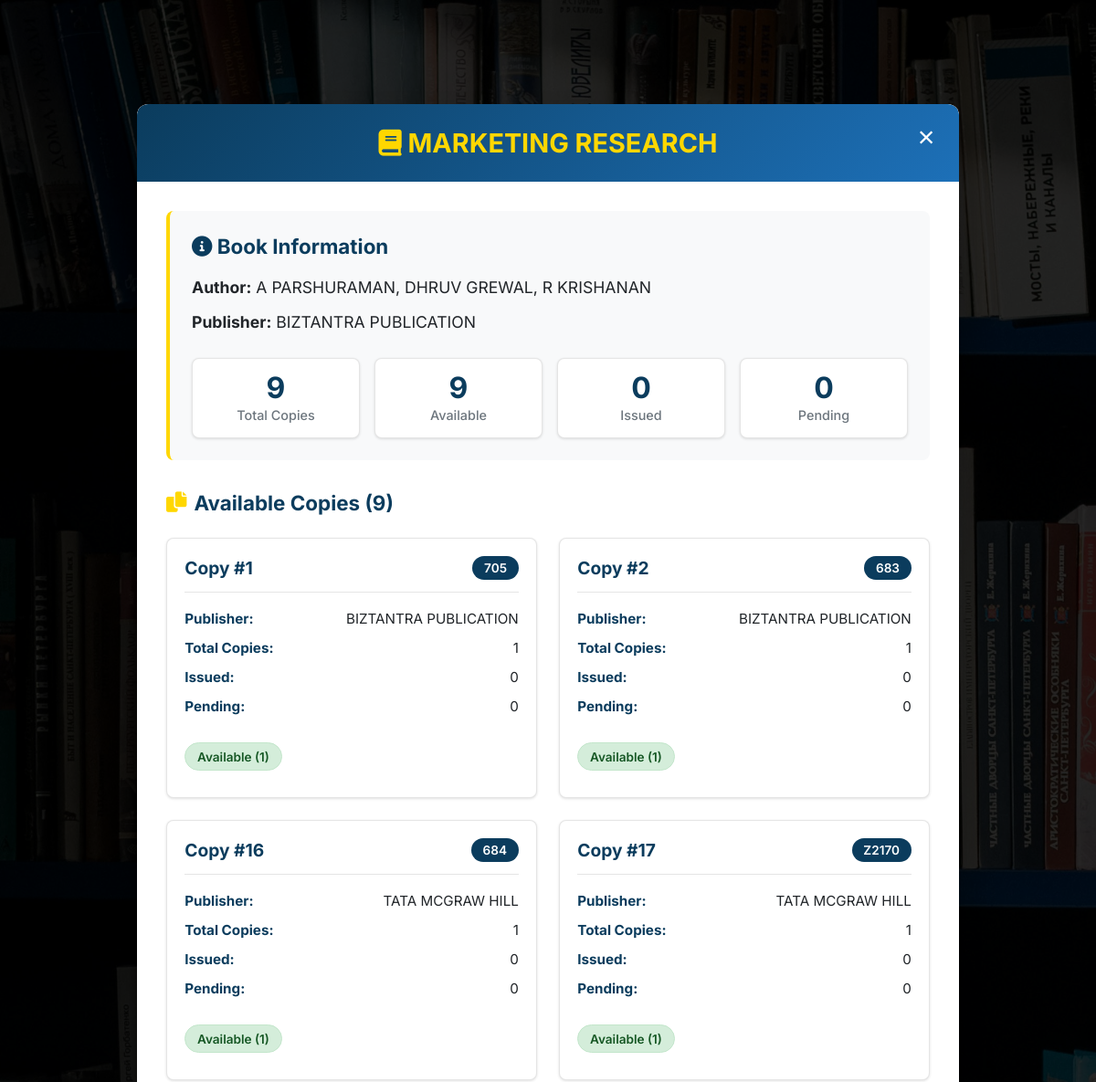
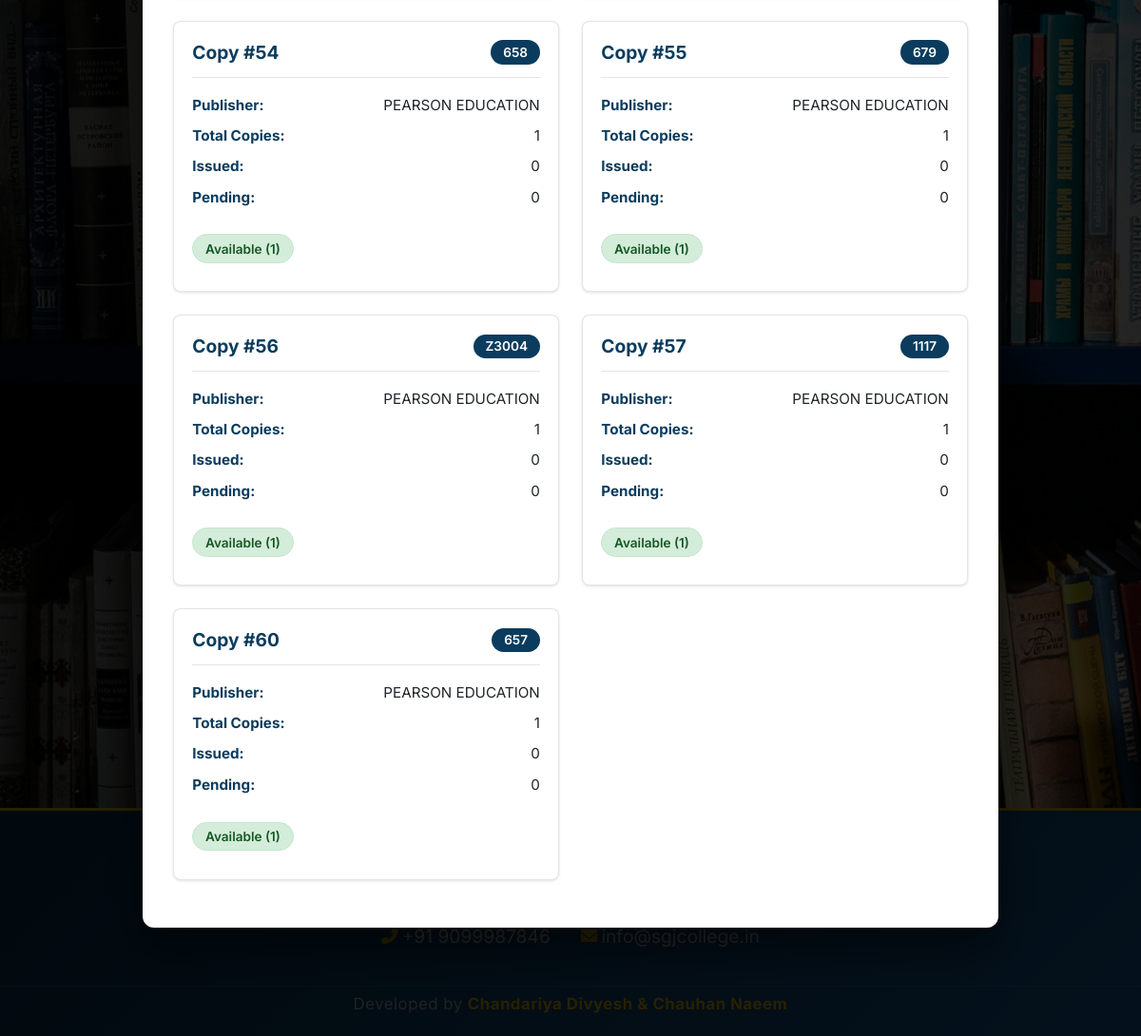
Page /book_details.php?title=MARKETING RESEARCH on the committed database (2 pictures, top to bottom).
### tables this page shows
CREATE TABLE `books` (
  `id` int(11) NOT NULL AUTO_INCREMENT,
  `title` varchar(255) NOT NULL,
  `author` varchar(255) NOT NULL,
  `publisher` varchar(255) DEFAULT NULL,
  `accession_no` varchar(100) DEFAULT NULL,
  `copies` int(11) NOT NULL DEFAULT 1,
  `added_at` timestamp NOT NULL DEFAULT current_timestamp(),
  PRIMARY KEY (`id`),
  UNIQUE KEY `accession_no` (`accession_no`)
);

### book_details.php (the view, shortened to what this page needs)
<?php
require_once 'db.php';
$book_title = isset($_GET['title']) ? trim($_GET['title']) : '';
$page = isset($_GET['page']) ? $_GET['page'] : 1;
$back_url = "index.php?page=" . urlencode($page);
$stmt = $pdo->prepare("
    SELECT b.*,
           (b.copies - COALESCE(issued.issued_count, 0) - COALESCE(pending.pending_count, 0)) as available_copies,
           COALESCE(issued.issued_count, 0) as issued_count,
           COALESCE(pending.pending_count, 0) as pending_count
    FROM books b
    LEFT JOIN (
        SELECT book_id, SUM(CASE WHEN status = 'Issued' THEN 1 ELSE 0 END) as issued_count
        FROM borrow_records GROUP BY book_id
    ) issued ON b.id = issued.book_id
    LEFT JOIN (
        SELECT book_id, SUM(copies_requested) as pending_count
        FROM borrow_requests
        WHERE status = 'pending'
        GROUP BY book_id
    ) pending ON b.id = pending.book_id
    WHERE b.title = ?
    ORDER BY b.id ASC
");
$stmt->execute([$book_title]);
$book_copies = $stmt->fetchAll();
$main_book = $book_copies[0];
$total_copies = array_sum(array_column($book_copies, 'copies'));
$total_available = array_sum(array_column($book_copies, 'available_copies'));
$total_issued = array_sum(array_column($book_copies, 'issued_count'));
$total_pending = array_sum(array_column($book_copies, 'pending_count'));
?>
<!DOCTYPE html>
<html lang="en">
<head>
    <link rel="stylesheet" href="style.css">
    <link rel="stylesheet" href="https://cdnjs.cloudflare.com/ajax/libs/font-awesome/6.0.0/css/all.min.css">
</head>
<body>
    <div class="book-details-modal">
        <div class="book-details-content">
            <div class="book-details-header">
                <h2><i class="fas fa-book"></i> <?= htmlspecialchars($main_book['title']) ?></h2>
                <button class="close-book-details" onclick="window.location.href='<?= $back_url ?>'">&times;</button>
            </div>
            <div class="book-details-body">
                <div class="book-summary">
                    <h3><i class="fas fa-info-circle"></i> Book Information</h3>
                    <p><strong>Author:</strong> <?= htmlspecialchars($main_book['author']) ?></p>
                    <p><strong>Publisher:</strong> <?= htmlspecialchars($main_book['publisher'] ?? 'Not specified') ?></p>
                    <div class="total-stats">
                        <div class="stat-card">
                            <div class="number"><?= $total_copies ?></div>
                            <div class="label">Total Copies</div>
                        </div>
                        <div class="stat-card">
                            <div class="number"><?= $total_available ?></div>
                            <div class="label">Available</div>
                        </div>
                        <div class="stat-card">
                            <div class="number"><?= $total_issued ?></div>
                            <div class="label">Issued</div>
                        </div>
                        <div class="stat-card">
                            <div class="number"><?= $total_pending ?></div>
                            <div class="label">Pending</div>
                        </div>
                    </div>
                </div>
                <div class="book-info-section">
                    <h3><i class="fas fa-copy"></i> Available Copies (<?= count($book_copies) ?>)</h3>
                    <div class="copies-grid">
                        <?php foreach ($book_copies as $book):
                            $avail = $book['available_copies'];
                            $status_class = $avail > 0 ? 'available' : 'issued';
                            $status_text = $avail > 0 ? "Available ($avail)" : "Out of Stock";
                        ?>
                        <div class="copy-card">
                            <div class="copy-card-header">
                                <h4>Copy #<?= $book['id'] ?></h4>
                                <span class="accession-number"><?= htmlspecialchars($book['accession_no']) ?></span>
                            </div>
                            <div class="copy-details">
                                <p><strong>Publisher:</strong> <span><?= htmlspecialchars($book['publisher'] ?? 'Not specified') ?></span></p>
                                <p><strong>Total Copies:</strong> <span><?= $book['copies'] ?></span></p>
                                <p><strong>Issued:</strong> <span><?= $book['issued_count'] ?></span></p>
                                <p><strong>Pending:</strong> <span><?= $book['pending_count'] ?></span></p>
                            </div>
                            <span class="status <?= $status_class ?>"><?= $status_text ?></span>
                        </div>
                        <?php endforeach; ?>
                    </div>
                </div>
            </div>
        </div>
    </div>
    <?php include 'footer.php'; ?>
</body>
</html>

### rows in the picture
books: title "MARKETING RESEARCH", author "A PARSHURAMAN, DHRUV GREWAL, R KRISHANAN", publisher "BIZTANTRA PUBLICATION", id "1", accession_no "705", copies "1", issued_count "0", pending_count "0", status_text "Available (1)"
books: id "2", accession_no "683", publisher "BIZTANTRA PUBLICATION", copies "1", issued_count "0", pending_count "0", status_text "Available (1)"
books: id "16", accession_no "684", publisher "TATA MCGRAW HILL", copies "1", issued_count "0", pending_count "0", status_text "Available (1)"
books: id "17", accession_no "Z2170", publisher "TATA MCGRAW HILL", copies "1", issued_count "0", pending_count "0", status_text "Available (1)"
books: id "54", accession_no "658", publisher "PEARSON EDUCATION", copies "1", issued_count "0", pending_count "0", status_text "Available (1)"
books: id "55", accession_no "679", publisher "PEARSON EDUCATION", copies "1", issued_count "0", pending_count "0", status_text "Available (1)"
books: id "56", accession_no "Z3004", publisher "PEARSON EDUCATION", copies "1", issued_count "0", pending_count "0", status_text "Available (1)"
books: id "57", accession_no "1117", publisher "PEARSON EDUCATION", copies "1", issued_count "0", pending_count "0", status_text "Available (1)"
books: id "60", accession_no "657", publisher "PEARSON EDUCATION", copies "1", issued_count "0", pending_count "0", status_text "Available (1)"

### other values in the picture
$total_copies "9"
$total_available "9"
$total_issued "0"
$total_pending "0"
count($book_copies) "9"
